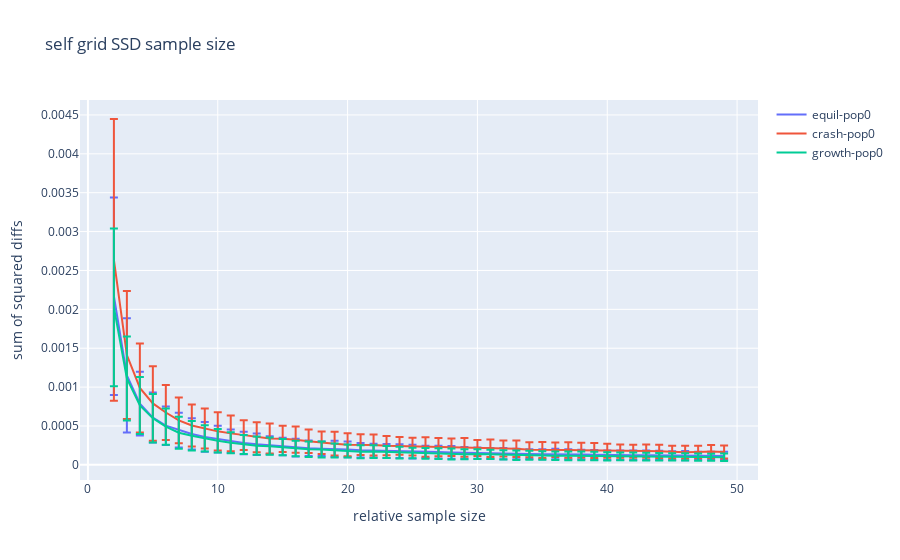

Notebook cell for this chart:
### Code cell
fig= [go.Scatter(
    x= batch_stats[ep][pop]['sizes'],
    y= batch_stats[ep][pop]['means'],
    error_y= dict(
        array= batch_stats[ep][pop]['stds'] * 3,
        type= 'data',
        #symmetric= True,
        visible=True
    ),
    name= '-'.join([ep,pop])
) for ep in batch_stats.keys() for pop in batch_stats[ep].keys()
]

layout= go.Layout(
    title= 'self grid SSD sample size',
    xaxis= dict(
        title= 'relative sample size'
    ),
    yaxis= dict(
        title= 'sum of squared diffs'
    )
)
Figure= go.Figure(data= fig,layout=layout)

iplot(Figure)
